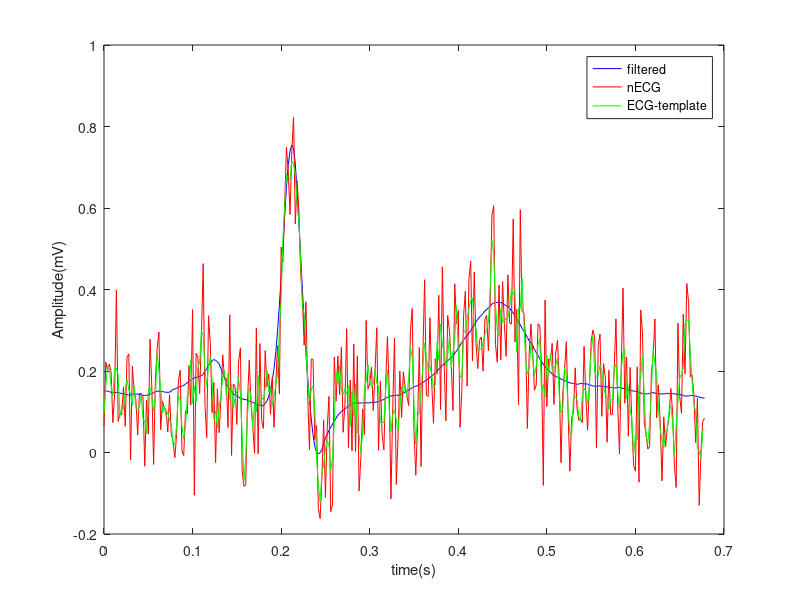

This chart was generated by the following MATLAB code: (Note: this script raises an error after producing the figure.)
load ECG_template.mat;
t =(0:length(ECG_template)-1)/500;
plot(t,ECG_template);
title('ECG template');
xlabel('time(s)')
ylabel('Amplitude(mV)')

nECG=awgn(ECG_template,5,'measured');
[pxx,f]=periodogram(nECG,[],[],500);
plot(f,10*log10(pxx))
xlabel('frequency(Hz)');
ylabel('power/frequency(dB/Hz)');
title('Periodogram');

%filtering the signal with MA(3)
new_signal=[0,0 nECG];
ma3ECG_1=ones(1,length(nECG));
for r=3:length(new_signal)
    ma3ECG_1(r-2) = sum(new_signal(r-2:r))/3;
end


% Group delay = 2/2 = 1

compensated_signal=[ma3ECG_1(2:end) ma3ECG_1(end) ];
plot(t,compensated_signal)
hold on;
plot(t,nECG)
hold off;
title('nECG vs ma3ECG_1');
xlabel('time(s)')
ylabel('Amplitude(mV)')
legend('filtered','nECG')

[pxx1,f1]=periodogram(ma3ECG_1,[],[],500);
plot(f1,10*log10(pxx1),f,10*log10(pxx))
title('Periodogram of nECG and ma3ECG1')
xlabel('Frequency(Hz)')
ylabel('power/frequency (dB/Hz)')
legend('ma3ECG1','nECG')

%filtering the signal with inbuilt function
b=ones(1,3)*(1/3);
ma3ECG_2=filter(b,(1),nECG);
plot(t,ECG_template,'b')
hold on;
plot(t,nECG,'r')
plot(t,compensated_signal,'g')
hold off;
xlabel('time(s)')
ylabel('Amplitude(mV)')
legend('filtered','nECG','ECG-template')

%magnitude plot
fvtool(b,1)
%MA(10) filter coefficients
b=ones(1,10).*0.1;

fvtool(b,(1))

%MA(10) filtering with built in function 
ma10ECG=filter(b,(1),nECG);
plot(t,nECG)
hold on;
plot(t,ECG_template)
plot(t,compensated_signal)
plot(t,[ma10ECG(5:end) ones(1,4)*ma10ECG(1,end)])
hold off;
xlabel('time(s)')
ylabel('Amplitude(mV)')
legend('nECG','ECG-Template','ma3ECG2','ma10ECG');

% find the optimum order
MSE_vals=zeros(1,50);
for N=1:50
    MSE_vals(N)=CalcMSE(N,nECG,ECG_template);
end

plot(MSE_vals)
title('MSE vs M')
xlabel('Order')
ylabel('MSE')
min_M=find(MSE_vals==min(MSE_vals));


% Use SG(N,L) filters
%SG(3,11)
sg310ECG=sgolayfilt(nECG,3,23);
plot(t, nECG)
hold on;
plot(t, ECG_template)
plot(t,sg310ECG,'r')
hold off;
xlabel('time(s)')
ylabel('Amplitude(mV)')
legend('nECG','ECG-template','SG')


%Find optimum values for N and L in SG(N,L)filter
N_limit=30;
L_limit=50;
SGMSE_values=zeros(L_limit,N_limit);
[N,L]=meshgrid(1:N_limit,1:L_limit);

min_val=1;
coord=[0,0];
for n=1:N_limit
    for l=1:L_limit
        if n<=2*l
            val=CalcSGMSE(n,l,nECG,ECG_template);
            SGMSE_values(l,n)=val;
            if val<min_val
                min_val=val;
                coord=[n,l];
            end
        end
    end
end

surf(N,L,SGMSE_values)
title('MSE vs N & L');
xlabel('N')
ylabel('L')
min_N=coord(1);
min_L=coord(2);

%Filter the signal with optimum N,L values
sg310ECG=sgolayfilt(nECG,min_N,2*min_L+1);
plot(t,ECG_template)
hold on;
plot(t,sg310ECG)
hold off;
title('ECG template vs SG filtered signal');
xlabel('time(s)')
ylabel('Voltage(mV)')
legend('ECG-template','SG')

% plot and compare the MA and SG filters with their optimum values
plot(t,ECG_template,'r')
hold on;
plot(t,sg310ECG,'b')
new_fSig=filter(ones(1,min_M+1)./(min_M+1),1,nECG);
new_fSig=[new_fSig(floor(min_M/2)+1:end), ones(1,floor(min_M/2))*new_fSig(end)];
plot(t,new_fSig)
hold off;
title('MA vs SG');
xlabel('time(s)')
ylabel('Voltage(mV)')
legend('ECG-template','SG','MA')